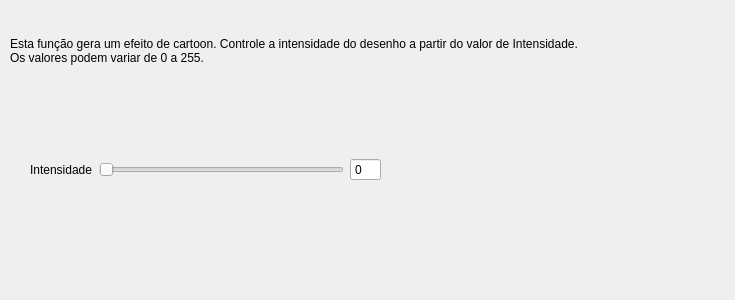
<?xml version="1.0" encoding="UTF-8"?>
<ui version="4.0">
 <class>cartoonForm</class>
 <widget class="QWidget" name="cartoonForm">
  <property name="geometry">
   <rect>
    <x>0</x>
    <y>0</y>
    <width>735</width>
    <height>300</height>
   </rect>
  </property>
  <property name="windowTitle">
   <string>Form</string>
  </property>
  <widget class="QWidget" name="horizontalLayoutWidget">
   <property name="geometry">
    <rect>
     <x>30</x>
     <y>130</y>
     <width>351</width>
     <height>80</height>
    </rect>
   </property>
   <layout class="QHBoxLayout" name="horizontalLayout">
    <item>
     <widget class="QLabel" name="label_2">
      <property name="text">
       <string>Intensidade</string>
      </property>
     </widget>
    </item>
    <item>
     <widget class="QSlider" name="horizontalSlider">
      <property name="cursor">
       <cursorShape>ClosedHandCursor</cursorShape>
      </property>
      <property name="maximum">
       <number>255</number>
      </property>
      <property name="orientation">
       <enum>Qt::Horizontal</enum>
      </property>
     </widget>
    </item>
    <item>
     <widget class="QSpinBox" name="inputcartoonFormVLimiar">
      <property name="layoutDirection">
       <enum>Qt::RightToLeft</enum>
      </property>
      <property name="alignment">
       <set>Qt::AlignLeading|Qt::AlignLeft|Qt::AlignVCenter</set>
      </property>
      <property name="buttonSymbols">
       <enum>QAbstractSpinBox::NoButtons</enum>
      </property>
      <property name="maximum">
       <number>255</number>
      </property>
     </widget>
    </item>
   </layout>
  </widget>
  <widget class="QLabel" name="label">
   <property name="geometry">
    <rect>
     <x>10</x>
     <y>30</y>
     <width>631</width>
     <height>41</height>
    </rect>
   </property>
   <property name="text">
    <string>Esta função gera um efeito de cartoon. Controle a intensidade do desenho a partir do valor de Intensidade.
Os valores podem variar de 0 a 255.</string>
   </property>
  </widget>
 </widget>
 <resources/>
 <connections>
  <connection>
   <sender>inputcartoonFormVLimiar</sender>
   <signal>valueChanged(int)</signal>
   <receiver>horizontalSlider</receiver>
   <slot>setValue(int)</slot>
   <hints>
    <hint type="sourcelabel">
     <x>358</x>
     <y>169</y>
    </hint>
    <hint type="destinationlabel">
     <x>212</x>
     <y>169</y>
    </hint>
   </hints>
  </connection>
  <connection>
   <sender>horizontalSlider</sender>
   <signal>valueChanged(int)</signal>
   <receiver>inputcartoonFormVLimiar</receiver>
   <slot>setValue(int)</slot>
   <hints>
    <hint type="sourcelabel">
     <x>212</x>
     <y>169</y>
    </hint>
    <hint type="destinationlabel">
     <x>358</x>
     <y>169</y>
    </hint>
   </hints>
  </connection>
 </connections>
</ui>
